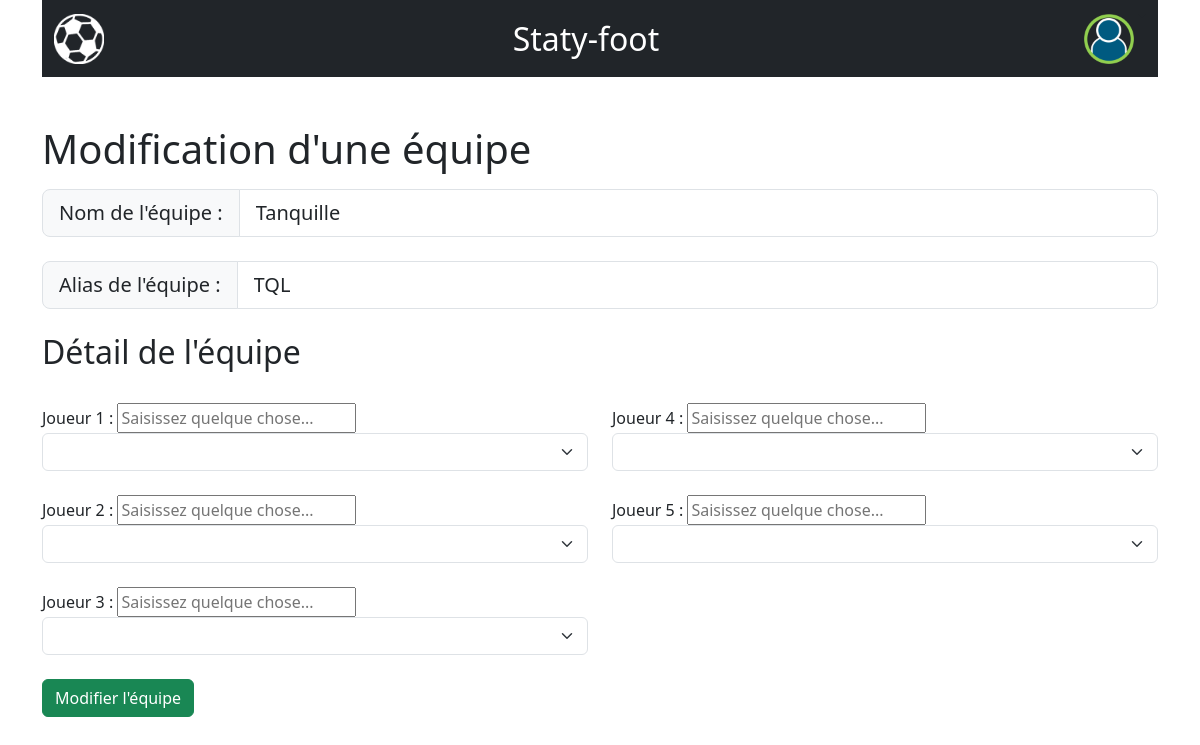
Page /php/pages/modif/modifEquipe.php?equipe_id=2 on the earlier database version.
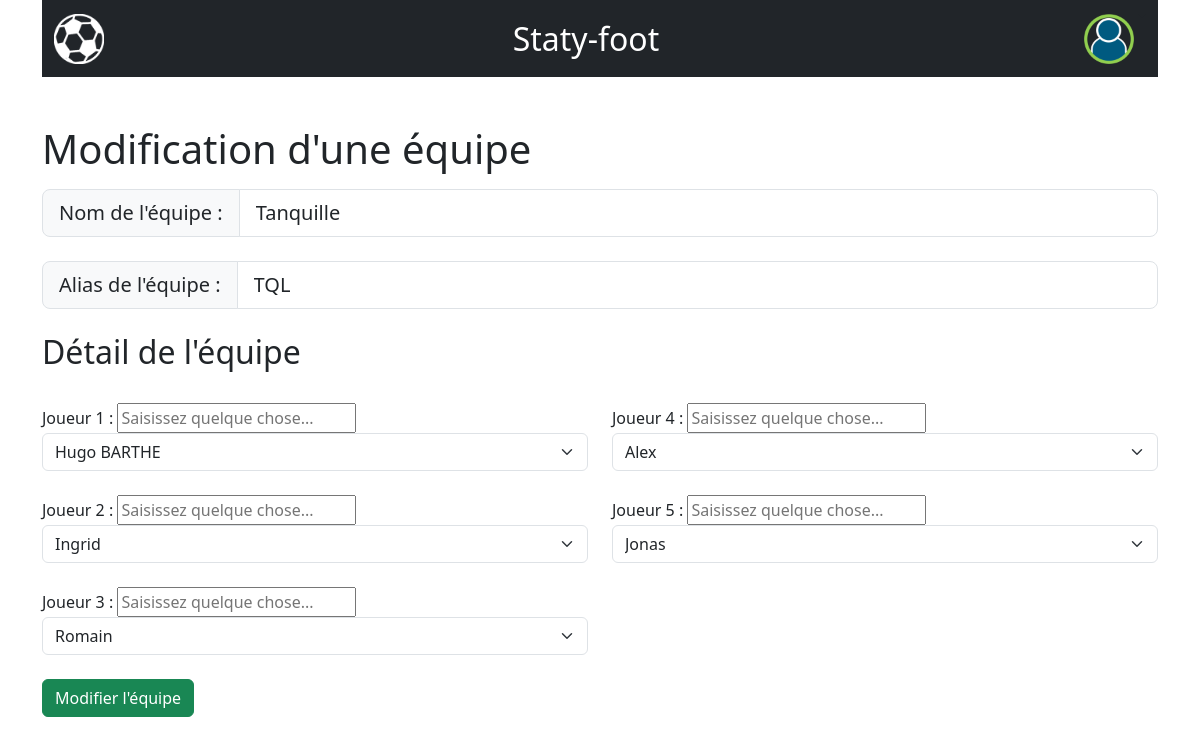
Same page on the later database version.
### tables this page shows
CREATE TABLE `joueur` (
  `joueur_id` int NOT NULL,
  `user_id` int NOT NULL,
  `nom` varchar(50) DEFAULT NULL,
  `prenom` varchar(50) DEFAULT NULL,
  `nb_but` int NOT NULL DEFAULT '0',
  `nb_arret` int NOT NULL DEFAULT '0',
  `nb_passe_de` int NOT NULL DEFAULT '0'
);

### php/pages/modif/modifEquipe.php (called while the page is built)
<?php
require_once("php/template/inc_connexionBase.php");
$equipeId = $_REQUEST['equipe_id'];
$texteReq = "select * ";
$texteReq .= "from equipe ";
$texteReq .= "where equipe_id = :equipe_id";
$requete = $cnx->prepare($texteReq);
$requete->bindParam(':equipe_id', $equipeId);
$requete->execute();
$equipe = $requete->fetchAll(PDO::FETCH_ASSOC)[0];
$texteReq = "select j.nom, j.prenom, j.joueur_id ";
$texteReq .= "from joueur j ";
$texteReq .= "inner join equipe e on e.equipe_id = :equipe_id ";
$texteReq .= "inner join joueur_equipe je on je.equipe_id = e.equipe_id and je.joueur_id = j.joueur_id";
$requete = $cnx->prepare($texteReq);
$requete->bindParam(':equipe_id', $equipeId);
$requete->execute();
$joueurs = $requete->fetchAll(PDO::FETCH_ASSOC);
require_once("php/view/modifEquipe.php");

### php/view/modifEquipe.php (the view, shortened to what this page needs)
<!DOCTYPE html>
<html lang="en">
<head>
    <?php
    include_once("php/template/inc_head.php");
    ?>
</head>
<body class="container">
<?php
include_once("php/template/inc_header.php");
?>
<h1 class="mt-5">Modification d'une équipe</h1>
<form action="modifierEquipe" method="post">
    <div class="input-group input-group-lg mt-3">
        <span class="input-group-text" id="inputGroup-sizing-lg">Nom de l'équipe :</span>
        <input type="text" class="form-control" aria-label="Sizing example input"
               aria-describedby="inputGroup-sizing-lg" required name="nom" value="<?php echo $equipe['nom']?>">
    </div>
    <br/>
    <div class="input-group input-group-lg">
        <span class="input-group-text" id="inputGroup-sizing-lg">Alias de l'équipe :</span>
        <input type="text" class="form-control" aria-label="Sizing example input"
                   aria-describedby="inputGroup-sizing-lg" required name="alias" maxlength="3" value="<?php echo $equipe['alias']?>">
    </div>
    <div class="row mt-4">
        <h2>Détail de l'équipe</h2>
        <div class="col-md-6">
            <div>
                <br/>
                <label for="start">Joueur 1 :</label>
                <input type="text" id="saisie1" placeholder="Saisissez quelque chose...">
                <select class="form-select" aria-label="Default select" id="select1" name="joueur1" required>
                    <option value="<?php echo $joueurs[0]['joueur_id']?>" selected><?php echo $joueurs[0]['nom'] . " " . $joueurs[0]['prenom']?></option>
                </select>
            </div>
            <div>
                <br/>
                <label for="start">Joueur 2 :</label>
                <input type="text" id="saisie2" placeholder="Saisissez quelque chose...">
                <select class="form-select" aria-label="Default select" id="select2" name="joueur2" required>
                    <option value="<?php echo $joueurs[1]['joueur_id']?>" selected><?php echo $joueurs[1]['nom'] . " " . $joueurs[1]['prenom']?></option>
                </select>
            </div>
            <div>
                <br/>
                <label for="start">Joueur 3 :</label>
                <input type="text" id="saisie3" placeholder="Saisissez quelque chose...">
                <select class="form-select" aria-label="Default select" id="select3" name="joueur3" required>
                    <option value="<?php echo $joueurs[2]['joueur_id']?>" selected><?php echo $joueurs[2]['nom'] . " " . $joueurs[2]['prenom']?></option>
                </select>
            </div>
        </div>
        <div class="col-md-6">
            <div>
                <br/>
                <label for="start">Joueur 4 :</label>
                <input type="text" id="saisie4" placeholder="Saisissez quelque chose...">
                <select class="form-select" aria-label="Default select" id="select4" name="joueur4" required>
                    <option value="<?php echo $joueurs[3]['joueur_id']?>" selected><?php echo $joueurs[3]['nom'] . " " . $joueurs[3]['prenom']?></option>
                </select>
            </div>
            <div>
                <br/>
                <label for="start">Joueur 5 :</label>
                <input type="text" id="saisie5" placeholder="Saisissez quelque chose...">
                <select class="form-select" aria-label="Default select" id="select5" name="joueur5" required>
                    <option value="<?php echo $joueurs[4]['joueur_id']?>" selected><?php echo $joueurs[4]['nom'] . " " . $joueurs[4]['prenom']?></option>
                </select>
            </div>
        </div>
    </div>
    <button type="submit" class="btn btn-success mt-4">Modifier l'équipe</button>
</form>
</body>
</html>

Differences in the rows shown:
now on this page (row edited): joueur: joueur1 "Hugo BARTHE"
added joueur: joueur2 "Ingrid"
added joueur: joueur3 "Romain"
added joueur: joueur4 "Alex"
added joueur: joueur5 "Jonas"
